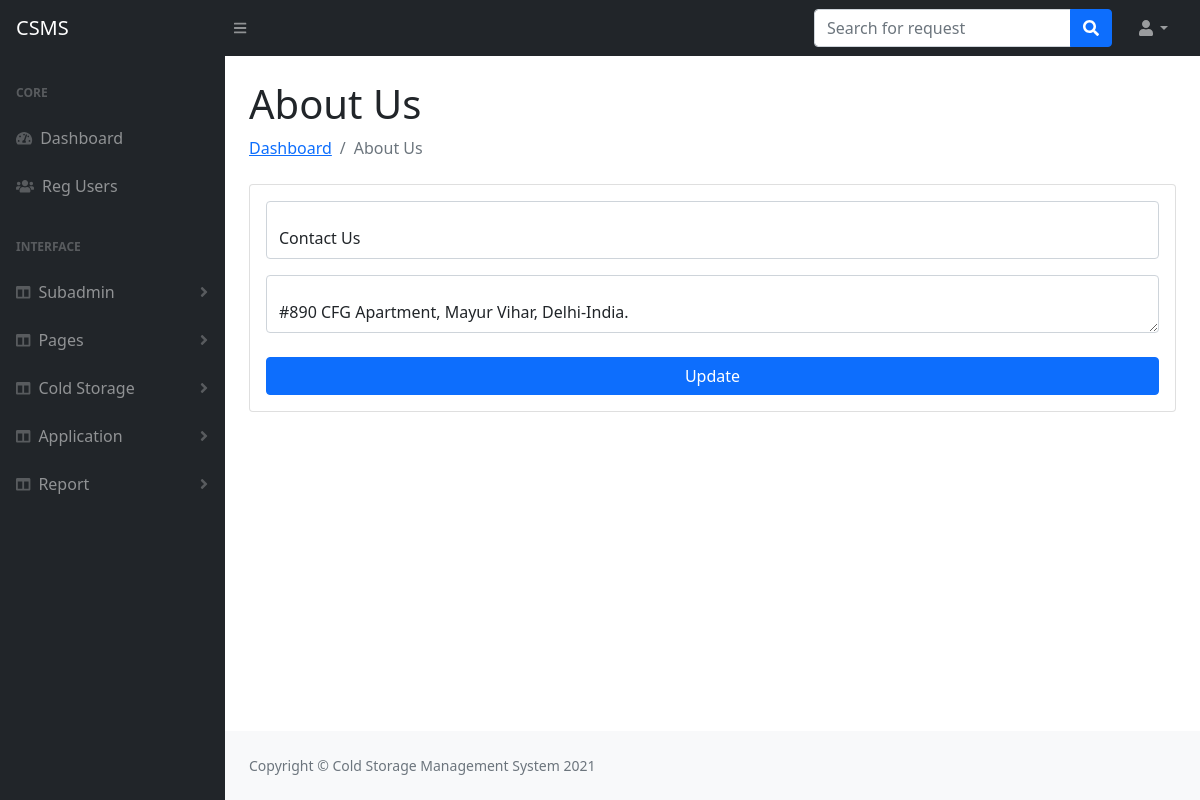
/admin/aboutus.php (signed in), run on the app's committed database.
### tables this page shows
CREATE TABLE `tblpage` (
  `ID` int(10) NOT NULL,
  `PageType` varchar(200) DEFAULT NULL,
  `PageTitle` varchar(200) DEFAULT NULL,
  `PageDescription` mediumtext DEFAULT NULL,
  `Email` varchar(200) DEFAULT NULL,
  `MobileNumber` bigint(10) DEFAULT NULL,
  `UpdationDate` timestamp NULL DEFAULT NULL ON UPDATE current_timestamp()
);

### admin/aboutus.php (the view, shortened to what this page needs)
<?php session_start();
if(strlen($_SESSION['csmsaid'])==0)
  {
header('location:index.php');
}
else{
?>
<!DOCTYPE html>
<html lang="en">
    <head>
        <link href="css/styles.css" rel="stylesheet" />
    </head>
    <body>
       <?php include_once("includes/navbar.php");?>
        <div id="layoutSidenav">
         <?php include_once("includes/sidebar.php");?>
            <div id="layoutSidenav_content">
                <main>
                    <div class="container-fluid px-4">
                        <h1 class="mt-4">About Us</h1>
                        <ol class="breadcrumb mb-4">
                            <li class="breadcrumb-item"><a href="dashboard.php">Dashboard</a></li>
                            <li class="breadcrumb-item active">About Us</li>
                        </ol>
                        <div class="card mb-4">
                           <div class="card-body">
                                        <form method="post">
                                         <?php
$ret=mysqli_query($con,"select * from  tblpage where PageType='aboutus'");
while ($row=mysqli_fetch_array($ret)) {
?>
                                          <div class="row mb-3">
                                                <div class="col-md-12">
                                                    <div class="form-floating mb-3 mb-md-0">
                                                        <input type="text" class="form-control" name="pagetitle" value="<?php  echo $row['PageTitle'];?>" required='true'>
                                                    </div>
                                                </div>
                                            </div>
                                            <div class="row mb-3">
                                                <div class="col-md-12">
                                                    <div class="form-floating mb-3 mb-md-0">
                                                         <textarea  name="pagedes" class="form-control" required='true' cols="140" rows="10"><?php  echo $row['PageDescription'];?></textarea>
                                                    </div>
                                                </div>
                                            </div><?php } ?>
                                            <div class="mt-4 mb-0">
                                                <div class="d-grid"><button type="submit" class="btn btn-primary" name="update" id="update">Update</button></div>
                                            </div>
                                        </form>
                                    </div>
                        </div>
                       </div>
                </main>
                <?php include_once('includes/footer.php');?>
                  </div>
         </div>
    </body>
</html>
<?php } ?>

### data on the page
tblpage: pagetitle "Contact Us", pagedes "#890 CFG Apartment, Mayur Vihar, Delhi-India."
